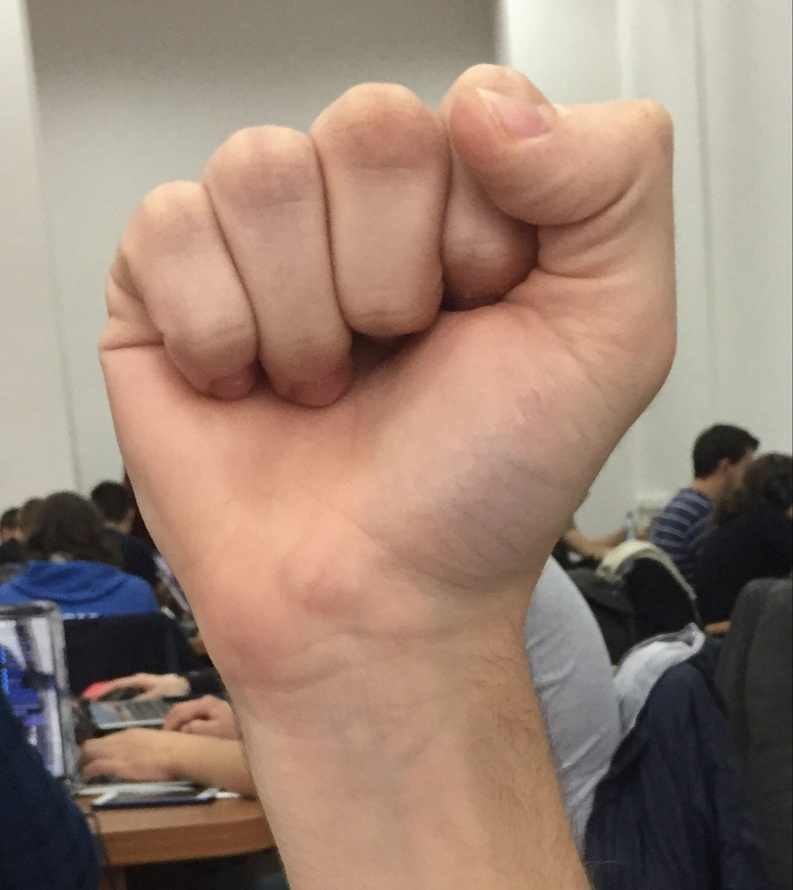
#> input picture ilya/222.jpg, 793 x 890 px, shrunk from 1140 x 1280 before the run
$ jupyter execute Untitled.ipynb   (shell and % lines are left out)   (older library calls are emulated)
#> lines starting #> are read from the running program, lines starting #| are printed output that depends on the picture; after the words box and inside, x2 and y2 are one past the last pixel; in counts of white or black regions, pixels touching at a corner belong together
[cell 1]
# import the necessary packages
import imutils
import cv2

# load the image, convert it to grayscale, and blur it slightly
image = cv2.imread("222.jpg")
#> image is the input picture: shape (890, 793, 3); mean B, G, R 115.8, 130.1, 153.7
gray = cv2.cvtColor(image, cv2.COLOR_BGR2GRAY)
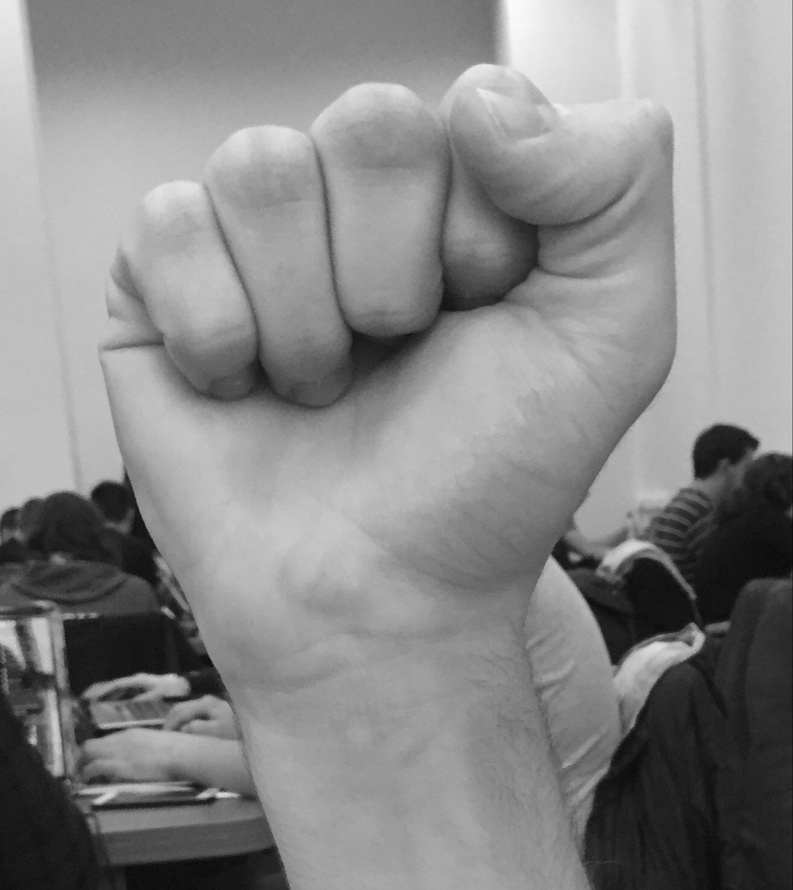
#> gray: shape (890, 793); min 8, max 253, mean 135.5
gray = cv2.GaussianBlur(gray, (5, 5), 0)

# threshold the image, then perform a series of erosions +
# dilations to remove any small regions of noise
thresh = cv2.threshold(gray, 45, 255, cv2.THRESH_BINARY)[1]
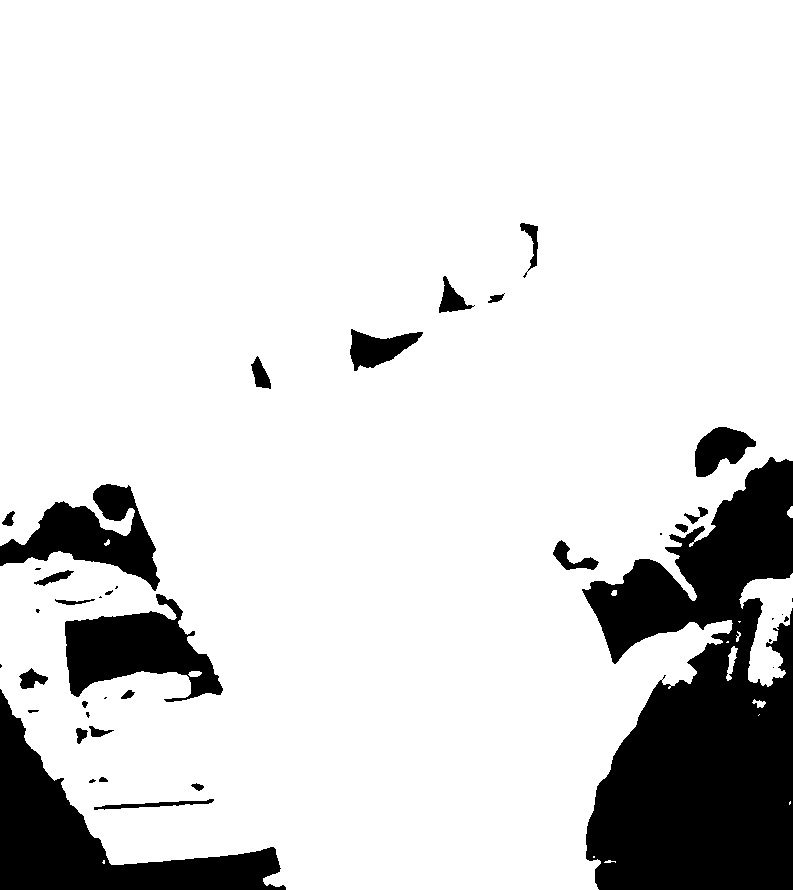
#> thresh: shape (890, 793); 85.7% white; 41 black regions (15 under 20 px), largest, box (x1, y1, x2, y2) and area: (582, 457, 793, 890) 59773, (0, 689, 286, 890) 17608, (65, 594, 223, 702) 8802
thresh = cv2.erode(thresh, None, iterations=2)
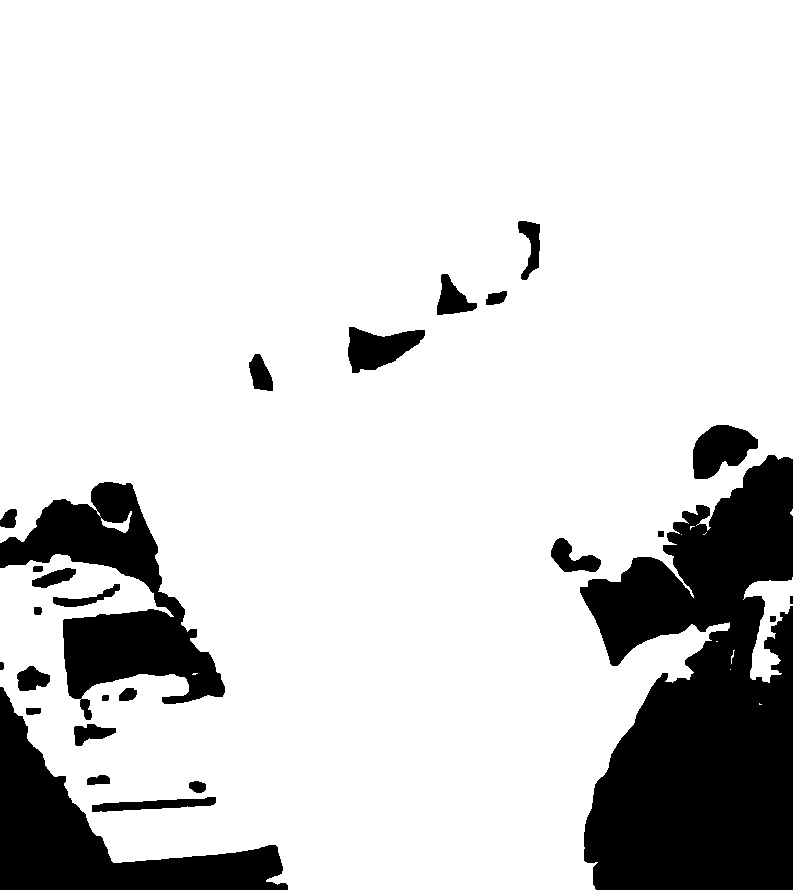
#> thresh: shape (890, 793); 83.7% white; 27 black regions, largest, box (x1, y1, x2, y2) and area: (580, 455, 793, 890) 64515, (0, 482, 225, 720) 19512, (0, 687, 288, 890) 18780
thresh = cv2.dilate(thresh, None, iterations=2)
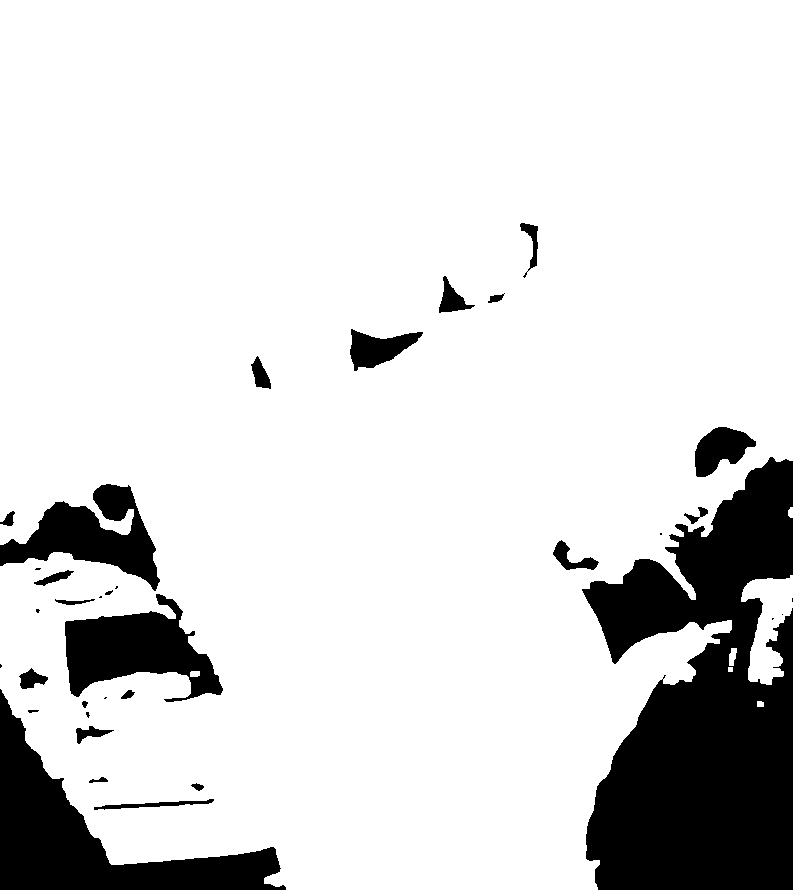
#> thresh: shape (890, 793); 85.6% white; 35 black regions (11 under 20 px)

# find contours in thresholded image, then grab the largest
# one
cnts = cv2.findContours(thresh.copy(), cv2.RETR_EXTERNAL,
	cv2.CHAIN_APPROX_SIMPLE)
#> cnts = 6 contours, 1 with area under 20; largest, box (x1, y1, x2, y2) and area: (0, 0, 793, 890) 614602, (741, 575, 793, 685) 3037, (729, 648, 737, 666) 84, (788, 507, 793, 518) 34, (757, 701, 764, 707) 28
cnts = cnts[0] if imutils.is_cv2() else cnts[1]
c = max(cnts, key=cv2.contourArea)
#> c = contour of 953 points, box (x1, y1, x2, y2) (0, 0, 793, 890), area 614602

[cell 2]
extLeft = tuple(c[c[:, :, 0].argmin()][0])
#> extLeft = (0, 0)
extRight = tuple(c[c[:, :, 0].argmax()][0])
#> extRight = (792, 460)
extTop = tuple(c[c[:, :, 1].argmin()][0])
#> extTop = (0, 0)
extBot = tuple(c[c[:, :, 1].argmax()][0])
#> extBot = (286, 889)

[cell 3]
from matplotlib import pyplot as plt

[cell 4]
for j in cnts:
    for p in j:
        plt.scatter(p[0][0], p[0][1])
#> this loop made 6 passes
#> j on pass 2: [[728, 667], [728, 671], [732, 671], [732, 667]]
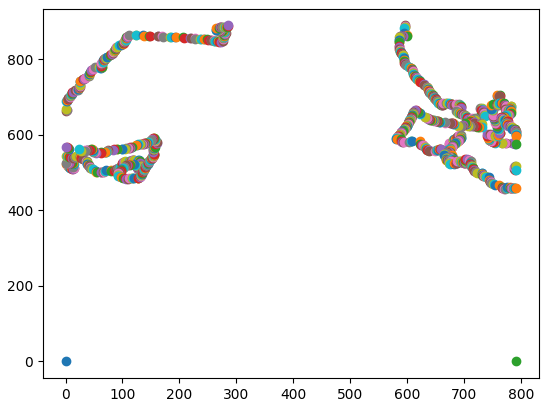
#> figure drawn by matplotlib, 1 panel

[cell 5]
# draw the outline of the object, then draw each of the
# extreme points, where the left-most is red, right-most
# is green, top-most is blue, and bottom-most is teal
cv2.drawContours(image, [c], -1, (0, 255, 255), 2)
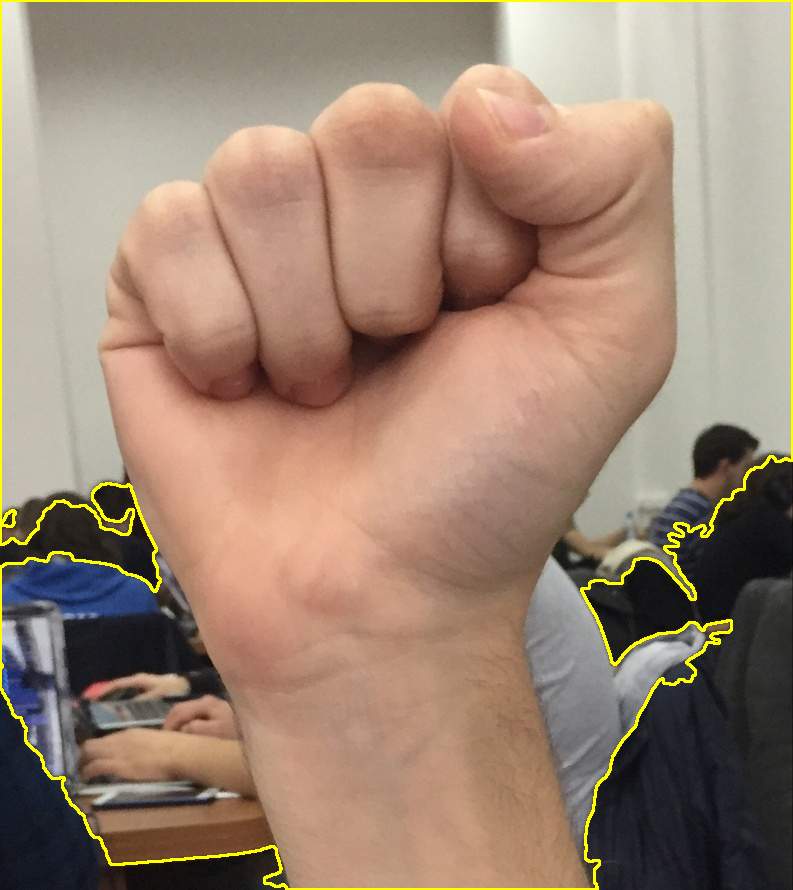
#> image: shape (890, 793, 3); 1.69% of pixels changed, all inside (x1, y1, x2, y2) = (0, 0, 793, 890)
cv2.circle(image, extLeft, 8, (0, 0, 255), -1)
#> image: shape (890, 793, 3); 0.01% of pixels changed, all inside (x1, y1, x2, y2) = (0, 0, 9, 9)
cv2.circle(image, extRight, 8, (0, 255, 0), -1)
#> image: shape (890, 793, 3); mean B, G, R 114.3, 132.8, 156.3
cv2.circle(image, extTop, 8, (255, 0, 0), -1)
#> image: shape (890, 793, 3); mean B, G, R 114.3, 132.8, 156.3
cv2.circle(image, extBot, 8, (255, 255, 0), -1)
#> image: shape (890, 793, 3); mean B, G, R 114.4, 132.9, 156.3

# show the output image
cv2.imshow("Image", image)
cv2.waitKey(0)

$ run again, with ilya/111.jpg copied over ilya/222.jpg
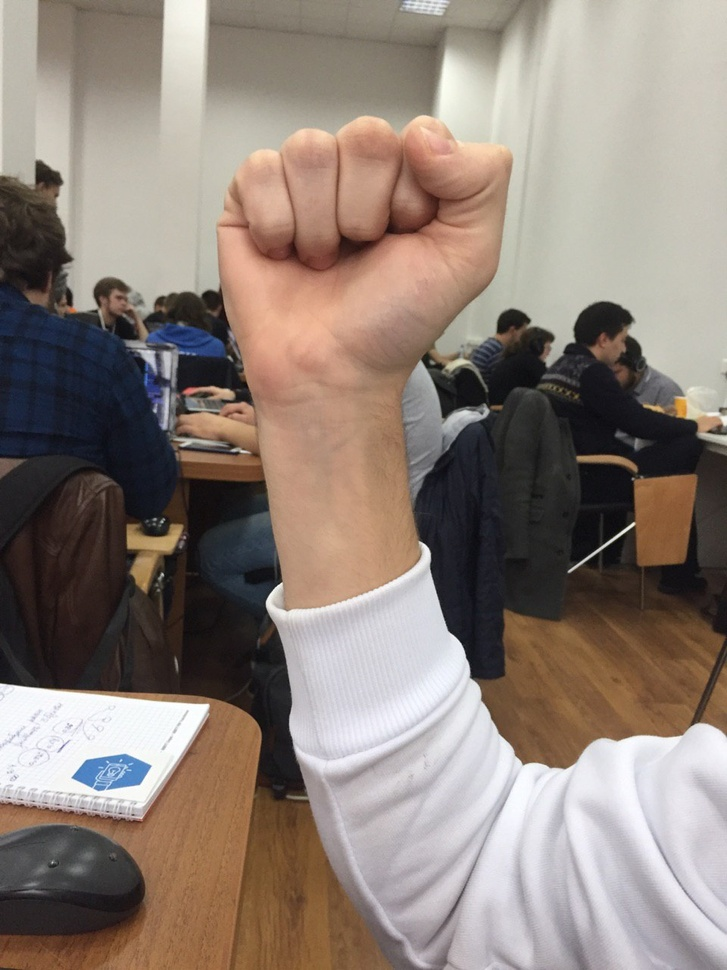
#> input picture ilya/111.jpg, 727 x 970 px, shrunk from 960 x 1280 before the run
#> image is the input picture: shape (970, 727, 3); mean B, G, R 119.4, 128, 141.3
#> `thresh = cv2.dilate(thresh, None, iterations=2)`:
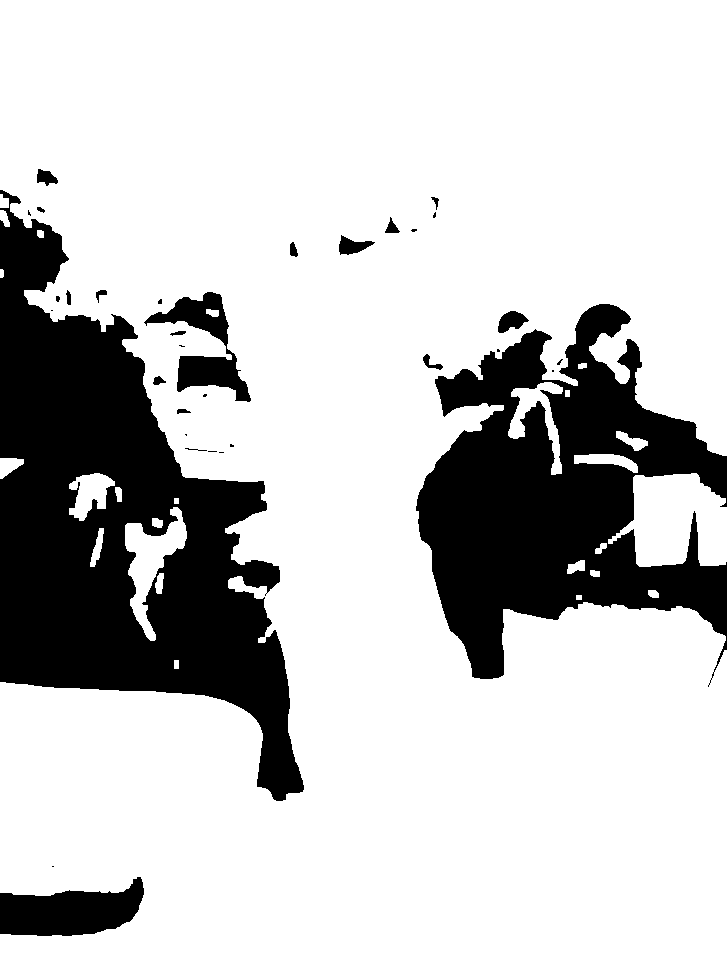
#> thresh: shape (970, 727); 78% white; 34 black regions (15 under 20 px)
#> cnts = 25 contours; largest, box (x1, y1, x2, y2) and area: (0, 0, 727, 970) 536148, (608, 473, 727, 567) 7416, (125, 507, 187, 641) 2992, (508, 382, 563, 475) 1535, (69, 473, 115, 521) 1170
#> c = contour of 1402 points, box (x1, y1, x2, y2) (0, 0, 727, 970), area 536148
#> extLeft = (0, 0)
#> extRight = (726, 969)
#> extTop = (0, 0)
#> extBot = (0, 969)
#> the loop `for j in cnts:` made 25 passes
#> j on passes 1, 2, 11, 18: [[174, 660], [174, 668], [178, 668], [178, 660]], [[576, 595], [576, 599], [581, 599], [581, 595]], [[174, 498], [174, 503], [178, 503], [178, 498]], [[565, 390], [565, 396], [569, 396], [569, 390]]
#> `cv2.drawContours(image, [c], -1, (0, 255, 255), 2)`:
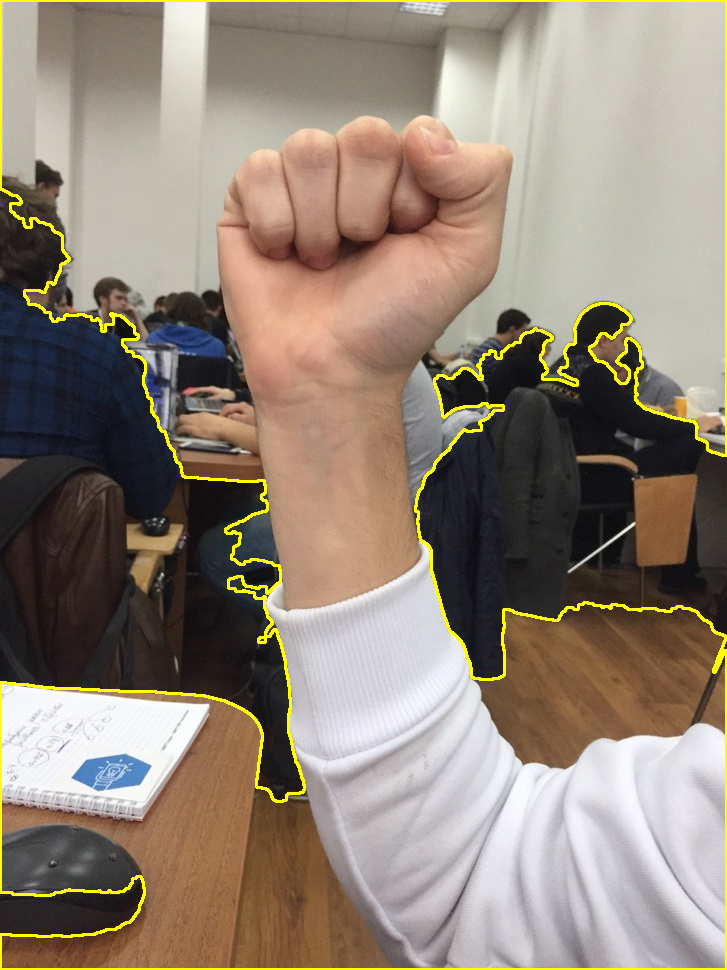
#> image: shape (970, 727, 3); 2.46% of pixels changed, all inside (x1, y1, x2, y2) = (0, 0, 727, 970)
